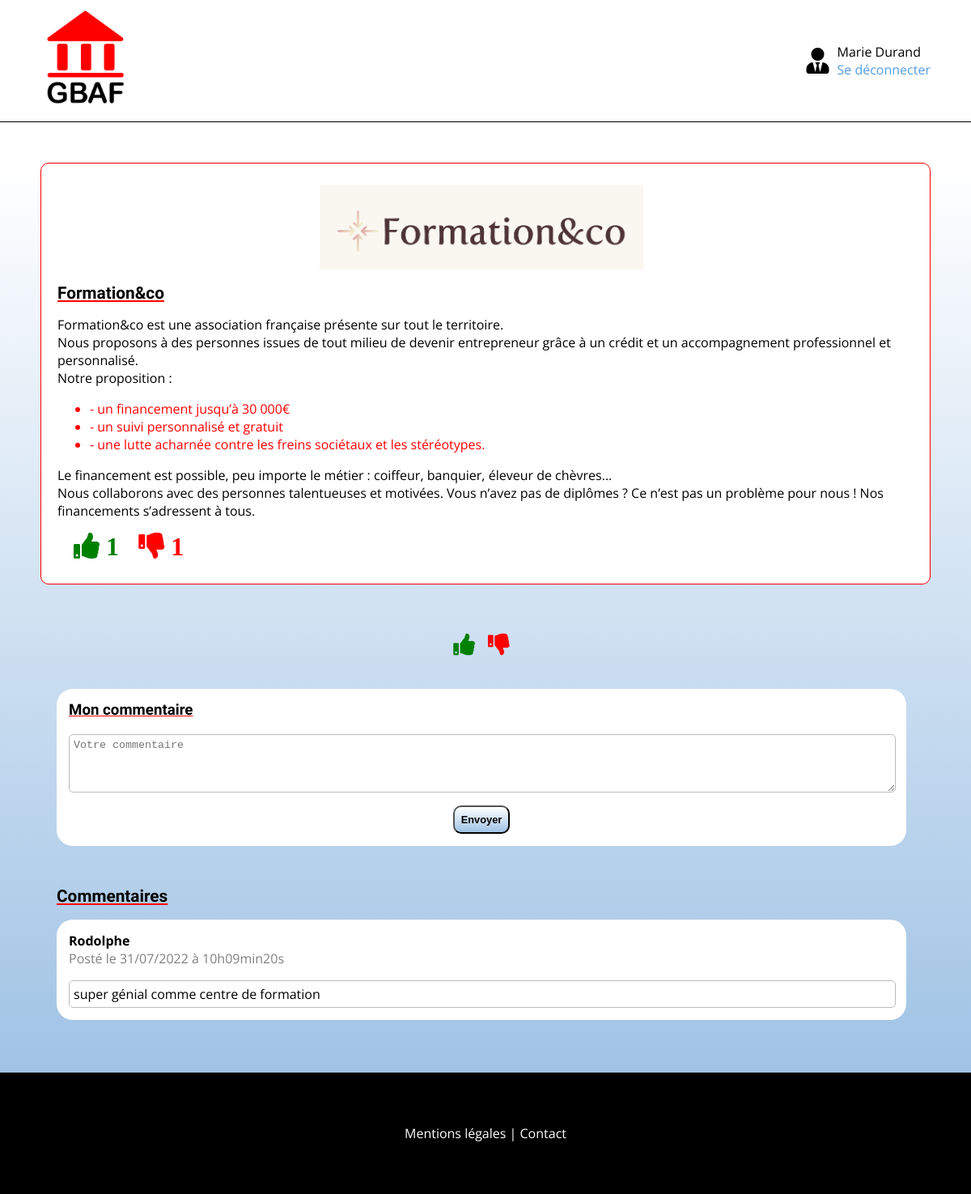
The page /index.php?action=actor&id_actor=1 (signed in) on the database its author committed.
### tables this page shows
CREATE TABLE IF NOT EXISTS `gbaf_actor` (
  `id` int(11) NOT NULL AUTO_INCREMENT,
  `name` varchar(45) NOT NULL,
  `description` text NOT NULL,
  `logo_file` varchar(100) NOT NULL,
  PRIMARY KEY (`id`)
);

CREATE TABLE IF NOT EXISTS `gbaf_comment` (
  `id` int(11) NOT NULL AUTO_INCREMENT,
  `comment` text NOT NULL,
  `date_add` datetime NOT NULL,
  `gbaf_actor_id` int(11) NOT NULL,
  `gbaf_member_id` int(11) NOT NULL,
  PRIMARY KEY (`id`,`gbaf_actor_id`,`gbaf_member_id`),
  KEY `fk_gbaf_comment_gbaf_actor1_idx` (`gbaf_actor_id`),
  KEY `fk_gbaf_comment_gbaf_member1_idx` (`gbaf_member_id`)
);

CREATE TABLE IF NOT EXISTS `gbaf_member` (
  `id` int(11) NOT NULL AUTO_INCREMENT,
  `lastname` varchar(45) NOT NULL,
  `firstname` varchar(45) NOT NULL,
  `username` varchar(45) NOT NULL,
  `password` varchar(70) NOT NULL,
  `question` varchar(255) NOT NULL,
  `answer` varchar(45) NOT NULL,
  PRIMARY KEY (`id`),
  UNIQUE KEY `username_UNIQUE` (`username`)
);

### controller/intranet.php (called while the page is built, shortened)
<?php
require_once('model/intranet.php');
function pageActor()
{
    $member = getUser($_SESSION['username']);
    $commentExist = getCommentExist($_GET['id_actor'],$member['id']);
    $voteExist = getVoteExist($_GET['id_actor'],$member['id']);
    $actor = getActor($_GET['id_actor']);
    $like = getLikeByActor($_GET['id_actor']);
    $dislike = getDislikeByActor($_GET['id_actor']);
    $listComment = getComment($_GET['id_actor']);
    $comments = $listComment->fetchAll();
    include('view/intranet/actor.php');
}

### model/intranet.php (called while the page is built, shortened)
<?php
function getActor($idActor)
{
    require('db/connexion.php');
    $actorInfo = $db->prepare('SELECT * FROM gbaf_actor WHERE id = ?');
    $actorInfo->execute(array($idActor));
    $actor = $actorInfo->fetch();
    return $actor;
}
function getComment($id_actor)
{
    require('db/connexion.php');
    $listComment = $db->prepare('SELECT gbaf_comment.comment, DATE_FORMAT(date_add, \'%d/%m/%Y à %Hh%imin%ss\') AS date_add_fr, gbaf_member.firstname, gbaf_member.id FROM gbaf_comment
        LEFT JOIN gbaf_member ON gbaf_comment.gbaf_member_id = gbaf_member.id
        WHERE gbaf_comment.gbaf_actor_id = ? ORDER BY gbaf_comment.date_add DESC');
    $listComment->execute(array($id_actor));
    return $listComment;
}
function getLikeByActor($id_actor)
{
    require('db/connexion.php');
    $req = $db->prepare('SELECT COUNT(gbaf_vote.vote) AS nb_vote FROM gbaf_vote WHERE gbaf_actor_id = ? AND vote = 1');
    $req->execute(array($id_actor));
    $like = $req->fetch();
    return $like;
}
function getDislikeByActor($id_actor)
{
    require('db/connexion.php');
    $req = $db->prepare('SELECT COUNT(gbaf_vote.vote) AS nb_vote FROM gbaf_vote WHERE gbaf_actor_id = ? AND vote = 0');
    $req->execute(array($id_actor));
    $dislike = $req->fetch();
    return $dislike;
}

### view/intranet/actor.php (the view, shortened to what this page needs)
<?php $header = 'connect'; ?>
<main>
    <section id="presentation_acteur">
        <figure class="logo_page_acteur">
            <img src="<?= 'public/img' . DIRECTORY_SEPARATOR . $actor['logo_file']; ?>" alt="logo de l'acteur"/>
        </figure>
        <div class="description_page_acteur">
            <h2><?= $actor['name']; ?></h2>
            <p><?= $actor['description']; ?></p>
        </div>
        <div class="like">
            <span class="fas fa-thumbs-up fa-2x" style="color:green;"> <?= $like['nb_vote']; ?></span>
            <span class="fas fa-thumbs-down fa-2x" style="color:red;"> <?= $dislike['nb_vote']; ?></span>
        </div>
    </section>
    <section id="sectionComment">
        <?php if (empty($voteExist)) { ?>
            <div class="buttonLike">
                <form method="post">
                    <button type="submit" name="up"><span class="fas fa-thumbs-up fa-2x"></span></button>
                    <button type="submit" name="down"><span class="fas fa-thumbs-down fa-2x"></span></button>
                </form>
            </div>
        <?php } else { ?>
            <div class="newComment">
                <p>Vous avez déjà voté pour cet acteur</p>
            </div>
        <?php }
        if (empty($commentExist)) { ?>
            <div class="newComment">
                <h3>Mon commentaire</h3>
                <div class="form_newComment">
                    <form method="post">
                        <p><textarea name="comment" rows="4" cols="100" placeholder="Votre commentaire"><?= isset($comment) ? $comment : '' ?></textarea></p>
                        <input type="submit" value="Envoyer" />
                    </form>
                </div>
            </div>
        <?php } else { ?>
            <div class="newComment">
                <p>Vous avez déjà commenté cet acteur</p>
            </div>
        <?php }?>
        <div>
            <h2>Commentaires</h2>
            <?php foreach ($comments AS $comment) : ?>
            <div class="commentaires">
                <div class="head_comment">
                    <div>
                        <p class="firstname"><?= $comment['firstname'] ?></p>
                        <p class="date_add">Posté le <?= $comment['date_add_fr'] ?></p>
                    </div>
                </div>
                <p class="comment"><?= $comment['comment']; ?></p>
            </div>
        <?php endforeach; ?>
        </div>
    </section>
</main>
<?php $pageContent = ob_get_clean(); ?>
<?php require('template.php'); ?>

### index.php (shortened to what this page needs)
<?php
require('controller/intranet.php');
if (isset($_GET['action'])) {
    if (!isset($_SESSION['username'])) {
        if ($_GET['action'] == 'connexion') {
            if ($_SERVER['REQUEST_METHOD'] == 'POST') {
                connexion($_POST['username'], $_POST['pass']);
            } else {
                pageConnexion();
            }
        } elseif ($_GET['action'] == 'register') {
            if ($_SERVER['REQUEST_METHOD'] == 'POST') {
                register(
                    $_POST['lastname'],
                    $_POST['firstname'],
                    $_POST['username'],
                    $_POST['pass'],
                    $_POST['checkpass'],
                    $_POST['question'],
                    $_POST['answer']
                );
            } else {
                pageRegister();
            }
        } elseif ($_GET['action'] == 'forgetpass') {
            if ($_SERVER['REQUEST_METHOD'] == 'POST') {
                if ($_POST['change_pass_form'] == 'username') {
                    forgetPassUsername($_POST['username']);
                } elseif ($_POST['change_pass_form'] == 'question') {
                    forgetPassQuestion($_POST['answer']);
                } elseif ($_POST['change_pass_form'] == 'newpass') {
                    forgetPassNew($_POST['username'], $_POST['newpass'], $_POST['checkpass']);
                }
            } else {
                pageForgetpass();
            }
        }
    } else {
        if ($_GET['action'] == 'home') {
            pageHome();
        } elseif ($_GET['action'] == 'actor') {
            if ($_SERVER['REQUEST_METHOD'] == 'POST') {
                if ($_POST['actor_post'] == 'comment') {
                    addCommentActor($_POST['comment']);
                } elseif ($_POST['actor_post'] == 'vote') {
                    addVoteActor($_POST['up'], $_POST['down']);
                }
            } else {
                pageActor();
            }
        } elseif ($_GET['action'] == 'logout') {
            logout();
        }
    }
} else {
    if (!isset($_SESSION['username'])) {
        pageConnexion();
    } else {
        pageHome();
    }
}

### view/intranet/template.php (shortened to what this page needs)
<!DOCTYPE html>
<html lang="fr" dir="ltr">
    <head>
        <link rel="stylesheet" href="public/css/style.css" />
        <link rel="stylesheet" href="https://use.fontawesome.com/releases/v5.11.2/css/all.css" />
    </head>
    <body>
        <header id="header">
            <a href="index.php"><img id="logo" src="public/img/logo_gbaf.png" alt="logo de GBAF" /></a>
            <div id="user">
                <div class="fas fa-user-tie fa-2x"></div>
                <div id="userLink">
                    <p><a href="index.php?action=account"><?= $_SESSION['firstname']; ?> <?= $_SESSION['lastname']; ?></a></p>
                    <p id="deco"><a href="index.php?action=logout">Se déconnecter</a></p>
                </div>
            </div>
        </header>
        <?php $headerIn = ob_get_clean(); ?>
        <?= ($header == 'connect') ? $headerIn : '' ?>
        <?= $pageContent ?>
        <footer>
            <p><a href="#">Mentions légales</a> | <a href="#">Contact</a></p>
        </footer>
    </body>
</html>

### public/Css/style.css (style rules this page uses)
#header { height: 150px; display: flex; justify-content: space-between; align-items: flex-start; border-bottom: solid black 1px; }
#header #logo { display: block; height: 140px; margin-left: 50px; }
#user { margin: 0 10px; font-weight: 400; display: flex; align-items: center; align-self: center; margin-right: 50px; }
#userLink p { margin: 0; }
#userLink a { margin-left: 10px; text-decoration: none; color: #000; }
#deco a { color: #539de2; }
body { font-family: 'Open Sans', sans-serif; padding: 0; margin: 0; }
main { background-image: linear-gradient(#FFF , #a0c3e5); height: 100%; width: 100%; padding-bottom: 15px; margin: 0; }
section { margin: 50px 50px 10px 50px; }
h1, h2, h3 { font-family: 'Martel', serif; text-decoration: underline; text-decoration-color: #FF0000; }
h2 { font-size: 1.3em; }
li { color: #FF0000; }
#presentation_acteur { padding: 10px 30px 30px 20px; background-color: #FFF; border: solid 1px #FF0000; border-radius: 10px; }
.logo_page_acteur { display: flex; justify-content: center; }
.logo_page_acteur img { width: 60%; max-width: 400px; }
.description_page_acteur h2 { margin-bottom: 0; }
#sectionComment { padding: 10px 30px 30px 20px; margin-bottom: 10px; }
#sectionComment .firstname { font-weight: bold; margin: 0; }
#sectionComment .date_add { color: grey; margin: 0; }
#sectionComment .comment, .newComment textarea { width: 99%; border: solid #bbb 1px; border-radius: 5px; padding: 5px; margin-bottom: 0; }
.newComment h3 { margin-top: 0; }
.fa-thumbs-up { color: green; margin-left: 20px; }
.fa-thumbs-down { color: red; margin-left: 20px; }
.newComment { border-radius: 20px; padding: 15px; margin-bottom: 50px; background-color: #FFF; }
form { text-align: center; }
.newComment input[type="submit"] { background-image: linear-gradient(#FFF , #a0c3e5); border-radius: 10px; padding: 8px; font-size: 0.8em; font-weight: bold; margin-top: -15px; }
.head_comment { display: flex; justify-content: flex-start; margin: 0; }
.commentaires { border-radius: 20px; padding: 15px; margin: 10px 0; background-color: #FFF; }
.buttonLike button { background: none; border: none; }
.buttonLike button .fas { margin: 0 0 40px 0; }
footer { height: 150px; width: 100%; background-color: #000000; display: flex; justify-content: center; align-items: center; margin: 0; }
footer p, footer a { color: white; text-decoration: none; }

### rows shown on the page
gbaf_actor: logo_file (picture), name "Formation&co", description "Formation&co est une association française présente sur tout le territoire. Nous proposons à des personnes issues de tout milieu de devenir entrepreneur grâce à un crédit et un accompagnement professionnel et personnalisé. Notre proposition : - un financement jusqu’à 30 000€ - un suivi personnalisé et gratuit - une lutte acharnée contre les freins sociétaux et les stéréotypes. Le financement est possible, peu importe le métier : coiffeur, banquier, éleveur de chèvres... Nous collaborons avec des personnes talentueuses et motivées. Vous n’avez pas de diplômes ? Ce n’est pas un problème pour nous ! Nos financements s’adressent à tous."
gbaf_comment: gbaf_member.firstname "Rodolphe", date_add_fr "31/07/2022 à 10h09min20s", comment "super génial comme centre de formation"

### other values the page prints
$_SESSION['firstname'] "Marie"
$_SESSION['lastname'] "Durand"
$like['nb_vote'] "1"
$dislike['nb_vote'] "1"
